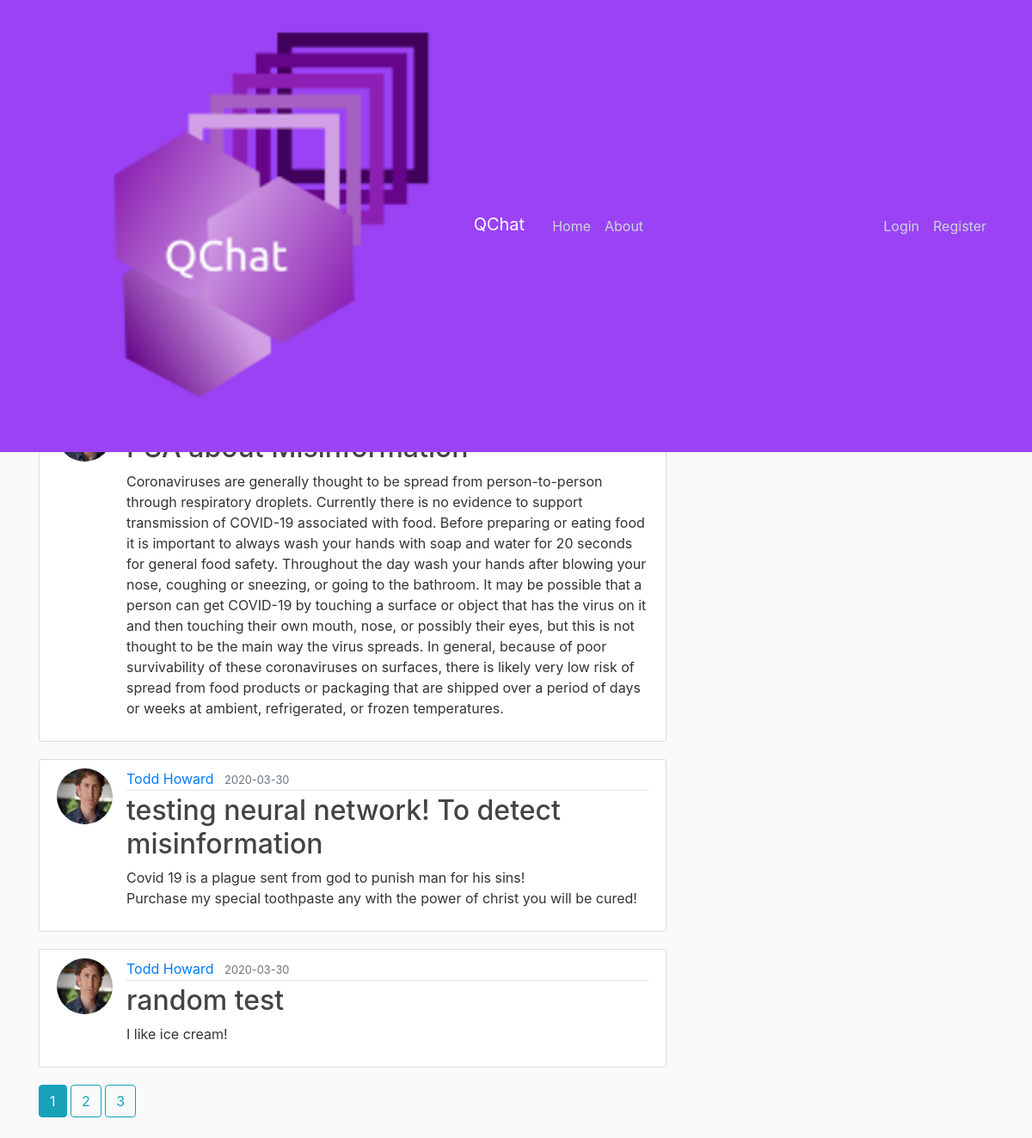
Screenshot of /user/Todd Howard with the database file from the repository.
### app/models.py (models this page shows, shortened)
class Post(db.Model):
    id = db.Column(db.Integer, primary_key=True)                                    # Primary Key
    title = db.Column(db.String(100), nullable=False)                               # Each Post will have a title, with a max(100) characters, uniqueness does not apply, and Null is not allowed!
    date_posted = db.Column(db.DateTime, nullable=False, default=datetime.utcnow)   # Each Post will have a date_posted, with DateTime set to utcnow, current time, and Null is not allowed!
    content = db.Column(db.Text, nullable=False)                                    # Each Post will have a content with no character limit, and Null is not allowed!
    user_id = db.Column(db.Integer, db.ForeignKey('user.id'), nullable=False)       # This is using the user id as a ForeignKey, each post must have an Author, so Null is not allowed!

class User(db.Model, UserMixin):
    id = db.Column(db.Integer, primary_key=True)                                    # Primary Key
    username = db.Column(db.String(20), unique=True, nullable=False)                # Each User will have a username, with a max(20) characters, it must be unique, and Null is not allowed!
    email = db.Column(db.String(120), unique=True, nullable=False)                  # Each User will have an email, with a max(120) characters, it must be unique, and Null is not allowed!
    image_file = db.Column(db.String(2083), nullable=False, default='default.jpg')    # Each User will have a defualt profile Image, so uniqueness does not apply, since Null is not allowed!
    password = db.Column(db.String(60), nullable=False)                             # Each User will have passwords, with a max(60) characters, uniqueness does not apply, and Null is not allowed!
    posts = db.relationship('Post', backref='author', lazy=True)                    # This is linked to Posts, Lazy Evaluation is set to: True

### app/users/routes.py (the view)
@users.route('/user/<string:username>')                                       # String
def user_posts(username):
    page = request.args.get('page', 1, type=int)                            # We request a page, the default page is 1, of type int
    user = User.query.filter_by(username=username).first_or_404()
    posts = Post.query.filter_by(author=user)\
        .order_by(Post.date_posted.desc())\
        .paginate(page=page, per_page=5)
    return render_template('user_posts.html', posts=posts, user=user)       # Redirect to user_posts.html

### app/templates/user_posts.html
{% extends "template.html" %}
{% block content %}
    <h1 class="mb-3">Posts by {{ user.username }} ({{ posts.total }}) </h1>
    {% for post in posts.items %}
        <article class="media content-section">
            <img class="rounded-circle article-img" src="{{ url_for('static', filename='profile_images/' + post.author.image_file ) }}">
            <div class="media-body">
                <div class="article-metadata">
                    <a class="mr-2" href="{{ url_for('users.user_posts', username=post.author.username) }}">{{ post.author.username }}</a>
                    <small class="text-muted">{{ post.date_posted.strftime('%Y-%m-%d') }}</small>
                </div>
                <h2><a class="article-title" href="{{url_for('posts.post', post_id=post.id) }}">{{ post.title }}</a></h2>
                <p class="article-content">{{ post.content }}</p>
            </div>
        </article>
    {% endfor %}
    {% for page_num in posts.iter_pages(left_edge=1, right_edge=1, left_current=1, right_current=2) %}
        {% if page_num %}
            {% if posts.page == page_num %}
                <a class="btn btn-info mb-4" href="{{ url_for('users.user_posts', username=user.username, page=page_num) }}">{{ page_num }}</a>
            {% else %}
                <a class="btn btn-outline-info mb-4" href="{{ url_for('users.user_posts', username=user.username, page=page_num) }}">{{ page_num }}</a>
            {% endif %}
        {% else %}
            ...
        {% endif %}
    {% endfor %}
{% endblock content %}

### app/templates/template.html (shortened to what this page needs)
<!DOCTYPE html>
<html lang="en">
<head>
    <link rel="stylesheet" href="https://stackpath.bootstrapcdn.com/bootstrap/4.4.1/css/bootstrap.min.css">
    <link rel="stylesheet" href="{{ url_for('static', filename='main.css') }}">
</head>
<body>
    <header class="site-header">
        <nav class="navbar navbar-expand-md navbar-dark bg-steel fixed-top">
            <div class="container">
                <a class="navbar-brand mr-4" href="/"><img src="{{ url_for('static', filename='QChat_Logo_20x20.png') }}"> QChat</a>
                <div class="collapse navbar-collapse" id="navbarToggle">
                    <div class="navbar-nav mr-auto">
                        <a class="nav-item nav-link" href="{{ url_for('main.home') }}">Home</a>
                        <a class="nav-item nav-link" href="{{ url_for('main.about') }}">About</a>
                    </div>
                    <div class="navbar-nav">
                        {% if current_user.is_authenticated %}
                            <a class="nav-item nav-link" href="{{ url_for('posts.new_post') }}">New Post</a>
                            <a class="nav-item nav-link" href="{{ url_for('users.account') }}">Account</a>
                            <a class="nav-item nav-link" href="{{ url_for('users.logout') }}">Log out</a>
                        {% else %}
                            <a class="nav-item nav-link" href="{{ url_for('users.login') }}">Login</a>
                            <a class="nav-item nav-link" href="{{ url_for('users.register') }}">Register</a>
                        {% endif %}
                    </div>
                </div>
            </div>
        </nav>
    </header>
    <main role="main" class="container">
        <div class="row">
            <div class="col-md-8">
                {% block content %}{% endblock %}
            </div>
            <div class="col-md-4">
                <div class="content-section">
                    <h3>Legend</h3>
                    <p class='text-muted'>The following values on posts denote such:
                        <ul class="list-group">
                            <li class="list-group-item list-group-item-light">Valid: <img src="{{ url_for('static', filename='check_0.jpg') }}"> </li>
                            <li class="list-group-item list-group-item-light">Neutral: <img src="{{ url_for('static', filename='check_1.jpg') }}"> </li>
                            <li class="list-group-item list-group-item-light">Misinformation: <img src="{{ url_for('static', filename='check_2.jpg') }}"> </li>
                            <li class="list-group-item list-group-item-light"><a href="/about">About</a></li>
                        </ul>
                    </p>
                </div>
            </div>
        </div>
    </main>
</body>
</html>

### app/static/main.css (style rules this page uses)
body { background: #fafafa; color: #333333; margin-top: 5rem; }
h1, h2, h3, h4, h5, h6 { color: #444444; }
.bg-steel { background-color: #9b42f5; }
.site-header .navbar-nav .nav-link { color: #cbd5db; }
.content-section { background: #ffffff; padding: 10px 20px; border: 1px solid #dddddd; border-radius: 3px; margin-bottom: 20px; }
.article-title { color: #444444; }
.article-content { white-space: pre-line; }
.article-img { height: 65px; width: 65px; margin-right: 16px; }
.article-metadata { padding-bottom: 1px; margin-bottom: 4px; border-bottom: 1px solid #e3e3e3 }

### rows the page displays
Post: content "Coronaviruses are generally thought to be spread from person-to-person through respiratory droplets. Currently there is no evidence to support transmission of COVID-19 associated with food. Before preparing or eating food it is important to always wash your hands with soap and water for 20 seconds for general food safety. Throughout the day wash your hands after blowing your nose, coughing or sneezing, or going to the bathroom. It may be possible that a person can get COVID-19 by touching a surface or object that has the virus on it and then touching their own mouth, nose, or possibly their eyes, but this is not thought to be the main way the virus spreads. In general, because of poor…"
Post: image_file (picture), author.username "Todd Howard", date_posted "2020-03-30", title "testing neural network! To detect misinformation", content "Covid 19 is a plague sent from god to punish man for his sins! Purchase my special toothpaste any with the power of christ you will be cured!"
Post: image_file (picture), author.username "Todd Howard", date_posted "2020-03-30", title "random test", content "I like ice cream!"

### other values shown
{{ page_num }} "1"
{{ page_num }} "2" "3"
